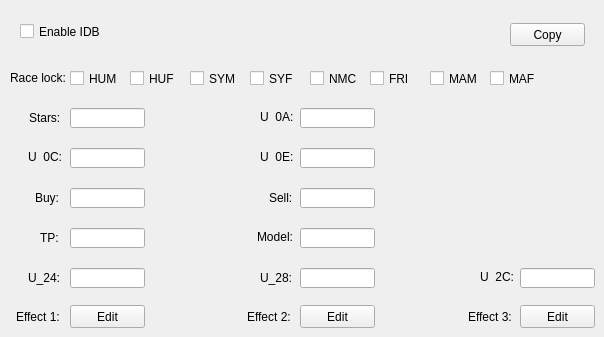
    <widget class="QWidget" name="idbTab">
     <property name="autoFillBackground">
      <bool>true</bool>
     </property>
     <attribute name="title">
      <string>IDB</string>
     </attribute>
     <widget class="QLabel" name="label_20">
      <property name="geometry">
       <rect>
        <x>29</x>
        <y>110</y>
        <width>31</width>
        <height>16</height>
       </rect>
      </property>
      <property name="text">
       <string>Stars:</string>
      </property>
     </widget>
     <widget class="QCheckBox" name="idbHumCheck">
      <property name="geometry">
       <rect>
        <x>70</x>
        <y>70</y>
        <width>51</width>
        <height>17</height>
       </rect>
      </property>
      <property name="text">
       <string>HUM</string>
      </property>
     </widget>
     <widget class="QCheckBox" name="idbNmcCheck">
      <property name="geometry">
       <rect>
        <x>310</x>
        <y>70</y>
        <width>51</width>
        <height>17</height>
       </rect>
      </property>
      <property name="text">
       <string>NMC</string>
      </property>
     </widget>
     <widget class="QCheckBox" name="idbSymCheck">
      <property name="geometry">
       <rect>
        <x>190</x>
        <y>70</y>
        <width>51</width>
        <height>17</height>
       </rect>
      </property>
      <property name="text">
       <string>SYM</string>
      </property>
     </widget>
     <widget class="QCheckBox" name="idbHufCheck">
      <property name="geometry">
       <rect>
        <x>130</x>
        <y>70</y>
        <width>51</width>
        <height>17</height>
       </rect>
      </property>
      <property name="text">
       <string>HUF</string>
      </property>
     </widget>
     <widget class="QLabel" name="label_19">
      <property name="geometry">
       <rect>
        <x>10</x>
        <y>70</y>
        <width>61</width>
        <height>16</height>
       </rect>
      </property>
      <property name="text">
       <string>Race lock:</string>
      </property>
     </widget>
     <widget class="QCheckBox" name="idbMamCheck">
      <property name="geometry">
       <rect>
        <x>430</x>
        <y>70</y>
        <width>51</width>
        <height>17</height>
       </rect>
      </property>
      <property name="text">
       <string>MAM</string>
      </property>
     </widget>
     <widget class="QCheckBox" name="idbMafCheck">
      <property name="geometry">
       <rect>
        <x>490</x>
        <y>70</y>
        <width>51</width>
        <height>17</height>
       </rect>
      </property>
      <property name="text">
       <string>MAF</string>
      </property>
     </widget>
     <widget class="QCheckBox" name="idbFriCheck">
      <property name="geometry">
       <rect>
        <x>370</x>
        <y>70</y>
        <width>51</width>
        <height>17</height>
       </rect>
      </property>
      <property name="text">
       <string>FRI</string>
      </property>
     </widget>
     <widget class="QCheckBox" name="idbSyfCheck">
      <property name="geometry">
       <rect>
        <x>250</x>
        <y>70</y>
        <width>51</width>
        <height>17</height>
       </rect>
      </property>
      <property name="text">
       <string>SYF</string>
      </property>
     </widget>
     <widget class="QLineEdit" name="idbStarsEdit">
      <property name="geometry">
       <rect>
        <x>70</x>
        <y>108</y>
        <width>75</width>
        <height>20</height>
       </rect>
      </property>
     </widget>
     <widget class="QLabel" name="label_33">
      <property name="geometry">
       <rect>
        <x>260</x>
        <y>110</y>
        <width>47</width>
        <height>13</height>
       </rect>
      </property>
      <property name="text">
       <string>U_0A:</string>
      </property>
     </widget>
     <widget class="QToolButton" name="idbCopyButton">
      <property name="geometry">
       <rect>
        <x>510</x>
        <y>23</y>
        <width>75</width>
        <height>23</height>
       </rect>
      </property>
      <property name="text">
       <string>Copy</string>
      </property>
      <property name="popupMode">
       <enum>QToolButton::InstantPopup</enum>
      </property>
      <property name="toolButtonStyle">
       <enum>Qt::ToolButtonTextOnly</enum>
      </property>
     </widget>
     <widget class="QLineEdit" name="idbU0AEdit">
      <property name="geometry">
       <rect>
        <x>300</x>
        <y>108</y>
        <width>75</width>
        <height>20</height>
       </rect>
      </property>
     </widget>
     <widget class="QLabel" name="label_34">
      <property name="geometry">
       <rect>
        <x>28</x>
        <y>150</y>
        <width>47</width>
        <height>13</height>
       </rect>
      </property>
      <property name="text">
       <string>U_0C:</string>
      </property>
     </widget>
     <widget class="QLineEdit" name="idbU0CEdit">
      <property name="geometry">
       <rect>
        <x>70</x>
        <y>148</y>
        <width>75</width>
        <height>20</height>
       </rect>
      </property>
     </widget>
     <widget class="QLineEdit" name="idbU0EEdit">
      <property name="geometry">
       <rect>
        <x>300</x>
        <y>148</y>
        <width>75</width>
        <height>20</height>
       </rect>
      </property>
     </widget>
     <widget class="QLabel" name="label_35">
      <property name="geometry">
       <rect>
        <x>260</x>
        <y>150</y>
        <width>47</width>
        <height>13</height>
       </rect>
      </property>
      <property name="text">
       <string>U_0E:</string>
      </property>
     </widget>
     <widget class="QLabel" name="label_36">
      <property name="geometry">
       <rect>
        <x>35</x>
        <y>190</y>
        <width>41</width>
        <height>16</height>
       </rect>
      </property>
      <property name="text">
       <string>Buy:</string>
      </property>
     </widget>
     <widget class="QLineEdit" name="idbBuyEdit">
      <property name="geometry">
       <rect>
        <x>70</x>
        <y>188</y>
        <width>75</width>
        <height>20</height>
       </rect>
      </property>
     </widget>
     <widget class="QLineEdit" name="idbSellEdit">
      <property name="geometry">
       <rect>
        <x>300</x>
        <y>188</y>
        <width>75</width>
        <height>20</height>
       </rect>
      </property>
     </widget>
     <widget class="QLabel" name="label_37">
      <property name="geometry">
       <rect>
        <x>269</x>
        <y>190</y>
        <width>31</width>
        <height>16</height>
       </rect>
      </property>
      <property name="text">
       <string>Sell:</string>
      </property>
     </widget>
     <widget class="QLineEdit" name="idbTpEdit">
      <property name="geometry">
       <rect>
        <x>70</x>
        <y>228</y>
        <width>75</width>
        <height>20</height>
       </rect>
      </property>
     </widget>
     <widget class="QLineEdit" name="idbModelEdit">
      <property name="geometry">
       <rect>
        <x>300</x>
        <y>228</y>
        <width>75</width>
        <height>20</height>
       </rect>
      </property>
     </widget>
     <widget class="QLabel" name="label_38">
      <property name="geometry">
       <rect>
        <x>40</x>
        <y>230</y>
        <width>31</width>
        <height>16</height>
       </rect>
      </property>
      <property name="text">
       <string>TP:</string>
      </property>
     </widget>
     <widget class="QLabel" name="label_39">
      <property name="geometry">
       <rect>
        <x>257</x>
        <y>230</y>
        <width>47</width>
        <height>13</height>
       </rect>
      </property>
      <property name="text">
       <string>Model:</string>
      </property>
     </widget>
     <widget class="QLineEdit" name="idbU24Edit">
      <property name="geometry">
       <rect>
        <x>70</x>
        <y>268</y>
        <width>75</width>
        <height>20</height>
       </rect>
      </property>
     </widget>
     <widget class="QLineEdit" name="idbU28Edit">
      <property name="geometry">
       <rect>
        <x>300</x>
        <y>268</y>
        <width>75</width>
        <height>20</height>
       </rect>
      </property>
     </widget>
     <widget class="QLabel" name="label_40">
      <property name="geometry">
       <rect>
        <x>28</x>
        <y>270</y>
        <width>41</width>
        <height>16</height>
       </rect>
      </property>
      <property name="text">
       <string>U_24:</string>
      </property>
     </widget>
     <widget class="QLabel" name="label_41">
      <property name="geometry">
       <rect>
        <x>260</x>
        <y>270</y>
        <width>41</width>
        <height>16</height>
       </rect>
      </property>
      <property name="text">
       <string>U_28:</string>
      </property>
     </widget>
     <widget class="QLabel" name="label_42">
      <property name="geometry">
       <rect>
        <x>480</x>
        <y>270</y>
        <width>47</width>
        <height>13</height>
       </rect>
      </property>
      <property name="text">
       <string>U_2C:</string>
      </property>
     </widget>
     <widget class="QLineEdit" name="idbU2CEdit">
      <property name="geometry">
       <rect>
        <x>520</x>
        <y>268</y>
        <width>75</width>
        <height>20</height>
       </rect>
      </property>
     </widget>
     <widget class="QLabel" name="label_43">
      <property name="geometry">
       <rect>
        <x>16</x>
        <y>310</y>
        <width>47</width>
        <height>13</height>
       </rect>
      </property>
      <property name="text">
       <string>Effect 1:</string>
      </property>
     </widget>
     <widget class="QPushButton" name="idbEff1Button">
      <property name="geometry">
       <rect>
        <x>70</x>
        <y>305</y>
        <width>75</width>
        <height>23</height>
       </rect>
      </property>
      <property name="text">
       <string>Edit</string>
      </property>
     </widget>
     <widget class="QPushButton" name="idbEff2Button">
      <property name="geometry">
       <rect>
        <x>300</x>
        <y>305</y>
        <width>75</width>
        <height>23</height>
       </rect>
      </property>
      <property name="text">
       <string>Edit</string>
      </property>
     </widget>
     <widget class="QPushButton" name="idbEff3Button">
      <property name="geometry">
       <rect>
        <x>520</x>
        <y>305</y>
        <width>75</width>
        <height>23</height>
       </rect>
      </property>
      <property name="text">
       <string>Edit</string>
      </property>
     </widget>
     <widget class="QLabel" name="label_44">
      <property name="geometry">
       <rect>
        <x>247</x>
        <y>310</y>
        <width>47</width>
        <height>13</height>
       </rect>
      </property>
      <property name="text">
       <string>Effect 2:</string>
      </property>
     </widget>
     <widget class="QLabel" name="label_45">
      <property name="geometry">
       <rect>
        <x>468</x>
        <y>310</y>
        <width>47</width>
        <height>13</height>
       </rect>
      </property>
      <property name="text">
       <string>Effect 3:</string>
      </property>
     </widget>
     <widget class="QCheckBox" name="idbEnableCheck">
      <property name="geometry">
       <rect>
        <x>20</x>
        <y>23</y>
        <width>81</width>
        <height>17</height>
       </rect>
      </property>
      <property name="text">
       <string>Enable IDB</string>
      </property>
     </widget>
    </widget>
